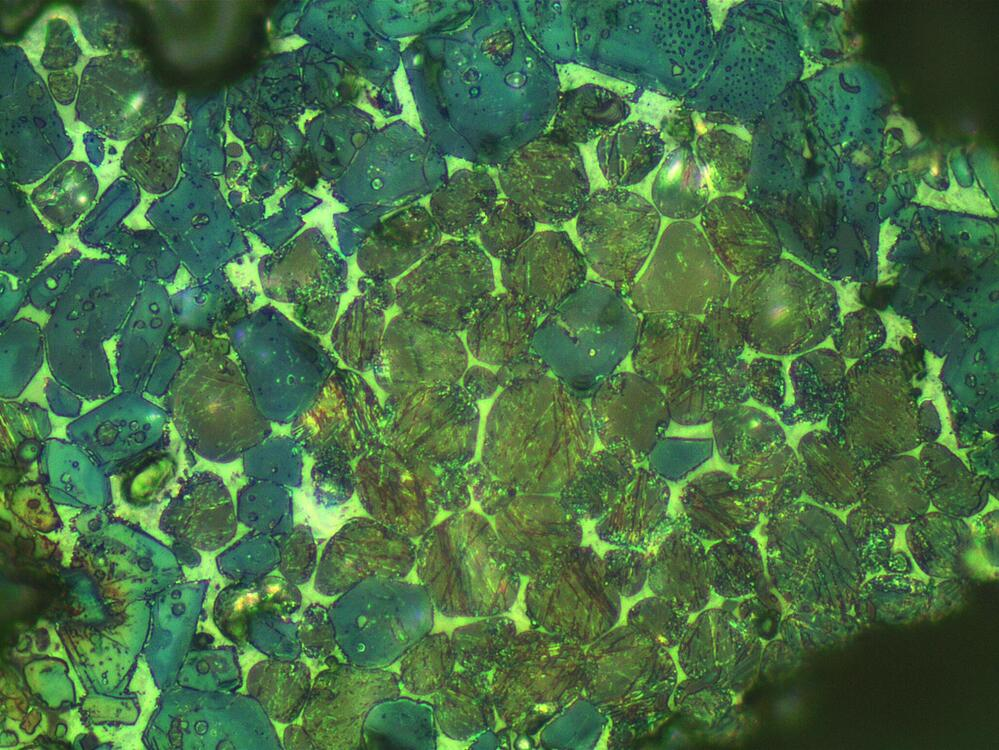
%> input picture _parcial3/I1.jpeg, 999 x 750 px
$ octave Punto4.m   (GNU Octave 9; MATLAB toolbox functions it lacks are replaced by stand-ins)
%> lines starting %> are read from the running program, lines starting %| are printed output that depends on the picture; in (x1, y1, x2, y2) boxes, pixels count from 0 and x2, y2 are one past the last pixel; in counts of white or black regions, pixels touching at a corner belong together; the program's own positions count from 1
close all
clear
clc

% Cargar la imagen
I = imread('I1.jpeg');
%> I is the input picture: size 750x999x3 uint8; mean R, G, B 70.2, 109.2, 69.3

% Convertir la imagen a escala de grises
grayImage = rgb2gray(I);
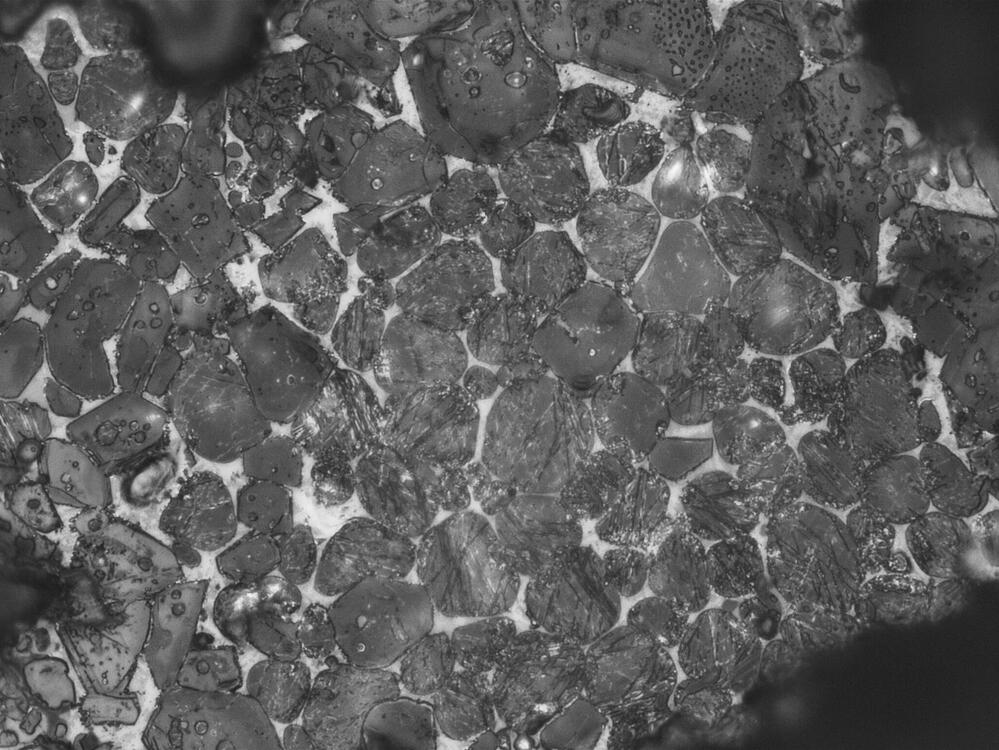
%> grayImage: size 750x999 uint8; min 27, max 248, mean 92.9

% Umbralizar la imagen para segmentar los granos de tipo 1 y 2
grainsBW = grayImage < 100;
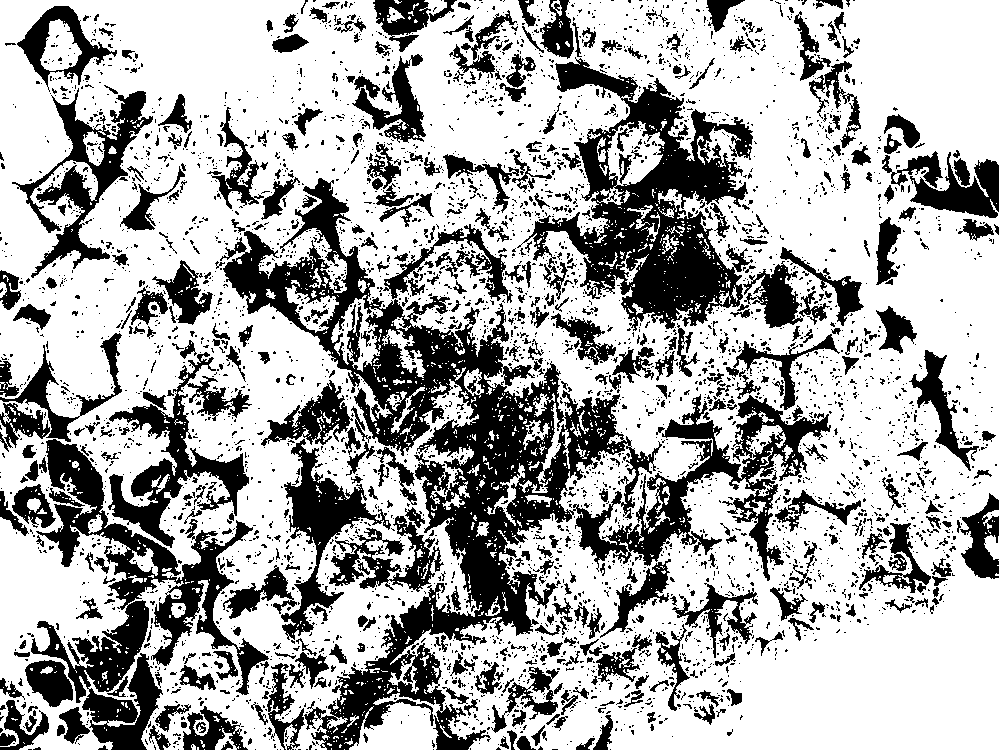
%> grainsBW: size 750x999 logical; 67.7% white; 4251 black regions (3705 under 20 px), largest, box (x1, y1, x2, y2) and area: (220, 178, 831, 750) 63396, (517, 57, 753, 331) 24335, (31, 439, 269, 750) 19312

% Usar regionprops para medir el área de los granos
grainsStats = regionprops(grainsBW, 'Area');
%> grainsStats = 1449 regions; largest, Area: 485967, 2250, 1524, 1358, 1021
totalGrainArea = sum([grainsStats.Area]);
%> totalGrainArea = 507062

% Umbralizar la imagen para segmentar el fondo
backgroundBW = grayImage > 180;
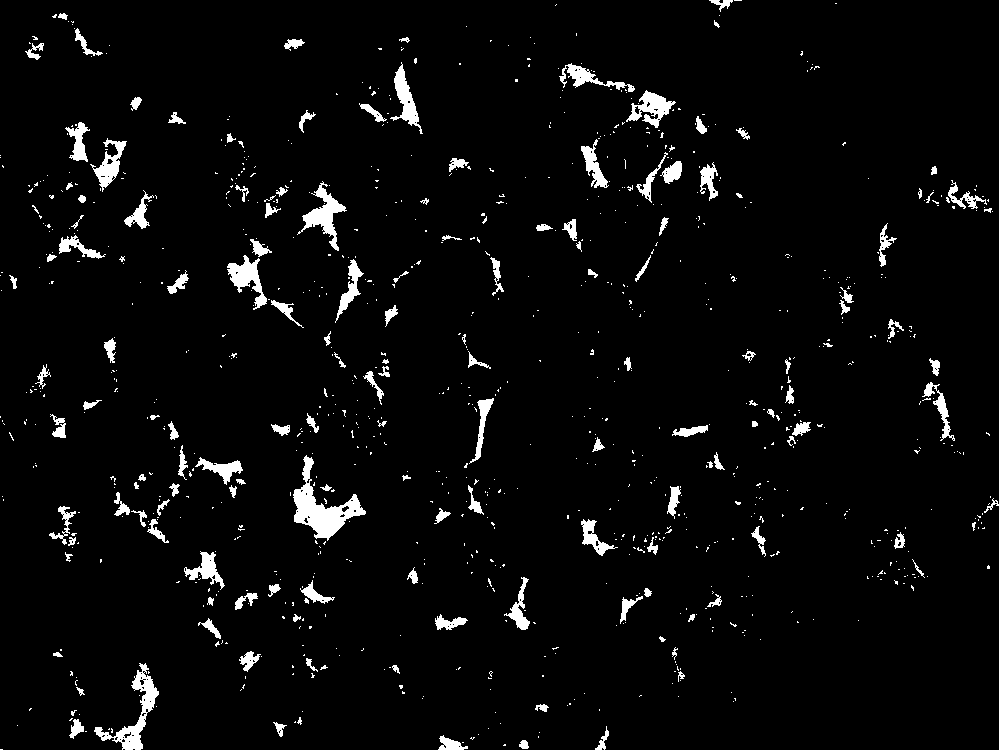
%> backgroundBW: size 750x999 logical; 3.8% white; 967 white regions (815 under 20 px), largest, box (x1, y1, x2, y2) and area: (293, 455, 366, 541) 2066, (94, 663, 159, 750) 1345, (297, 181, 347, 251) 1029

% Medir el área del fondo
backgroundStats = regionprops(backgroundBW, 'Area');
%> backgroundStats = 967 regions; largest, Area: 2066, 1345, 1029, 866, 802
totalBackgroundArea = sum([backgroundStats.Area]);
%> totalBackgroundArea = 28691

% Calcular porcentajes
imageArea = numel(grayImage);
%> imageArea = 749250
grainPercentage = (totalGrainArea / imageArea) * 100;
%> grainPercentage = 67.68
backgroundPercentage = (totalBackgroundArea / imageArea) * 100;
%> backgroundPercentage = 3.83
type2Percentage= 100 - grainPercentage - backgroundPercentage;
%> type2Percentage = 28.49

fprintf('Granos de tipo 1: %.2f%%\n', grainPercentage);
%| Granos de tipo 1: 67.68%
fprintf('Granos de tipo 2: %.2f%%\n', type2Percentage);
%| Granos de tipo 2: 28.49%
fprintf('Fondo: %.2f%%\n', backgroundPercentage);
%| Fondo: 3.83%

$ run again, with _parcial3/Ironstone.jpg copied over _parcial3/I1.jpeg
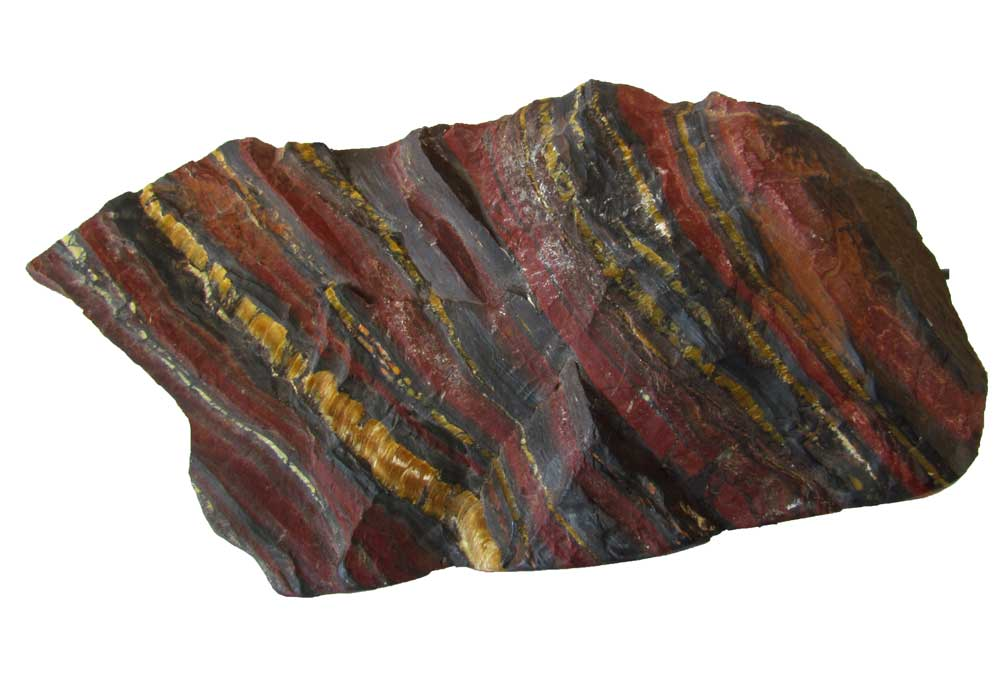
%> input picture _parcial3/Ironstone.jpg, 1000 x 687 px
%> I is the input picture: size 687x1000x3 uint8; mean R, G, B 170.7, 160, 154.5
%> `grainsBW = grayImage < 100;`:
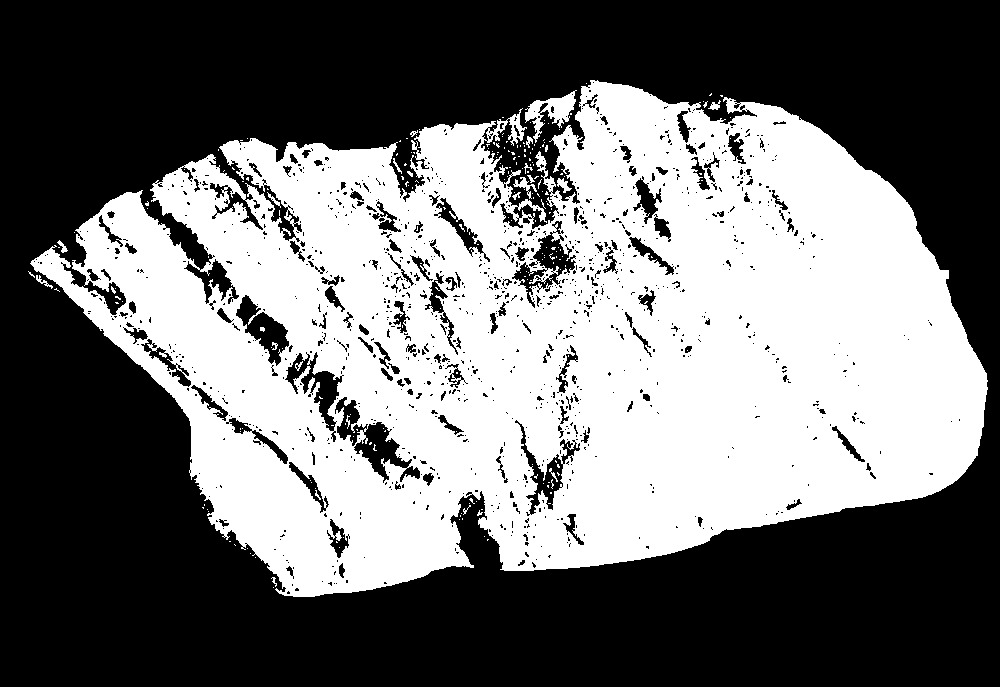
%> grainsBW: size 687x1000 logical; 44% white; 233 white regions (209 under 20 px), largest, box (x1, y1, x2, y2) and area: (30, 80, 988, 597) 299676, (525, 90, 577, 143) 993, (513, 177, 537, 199) 156
%> grainsStats = 233 regions; largest, Area: 299676, 993, 156, 106, 63
%> totalGrainArea = 302288
%> `backgroundBW = grayImage > 180;`:
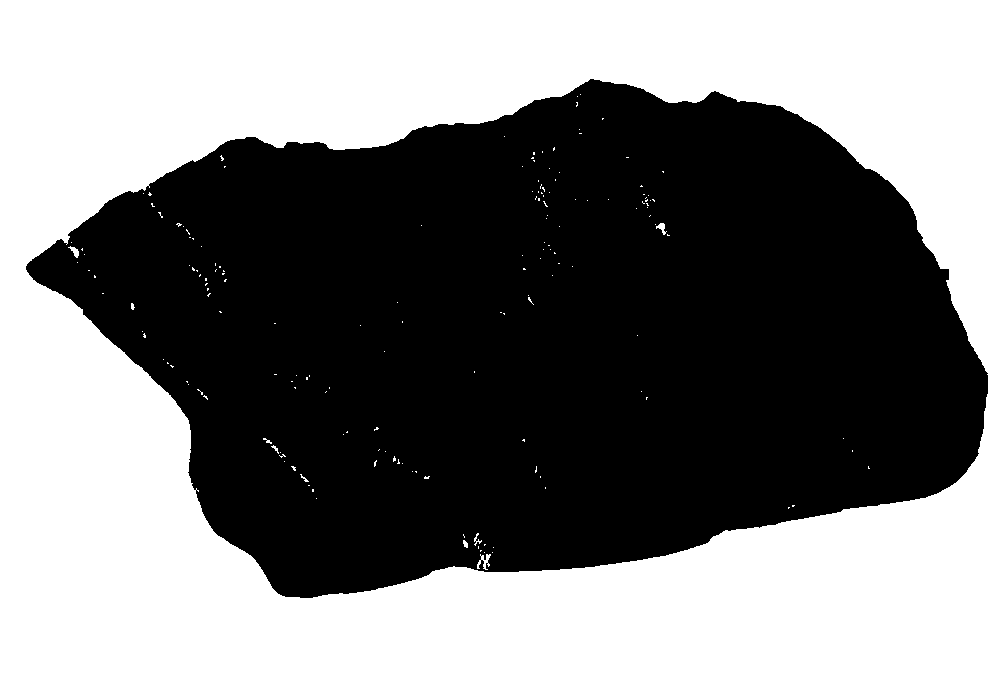
%> backgroundBW: size 687x1000 logical; 49.9% white; 170 white regions (160 under 20 px), largest, box (x1, y1, x2, y2) and area: (0, 0, 1000, 687) 341849, (477, 554, 491, 570) 100, (656, 223, 667, 235) 60
%> backgroundStats = 170 regions; largest, Area: 341849, 100, 60, 60, 36
%> totalBackgroundArea = 342789
%> grainPercentage = 44
%> backgroundPercentage = 49.9
%> type2Percentage = 6.1
%| Granos de tipo 1: 44.00%
%| Granos de tipo 2: 6.10%
%| Fondo: 49.90%
